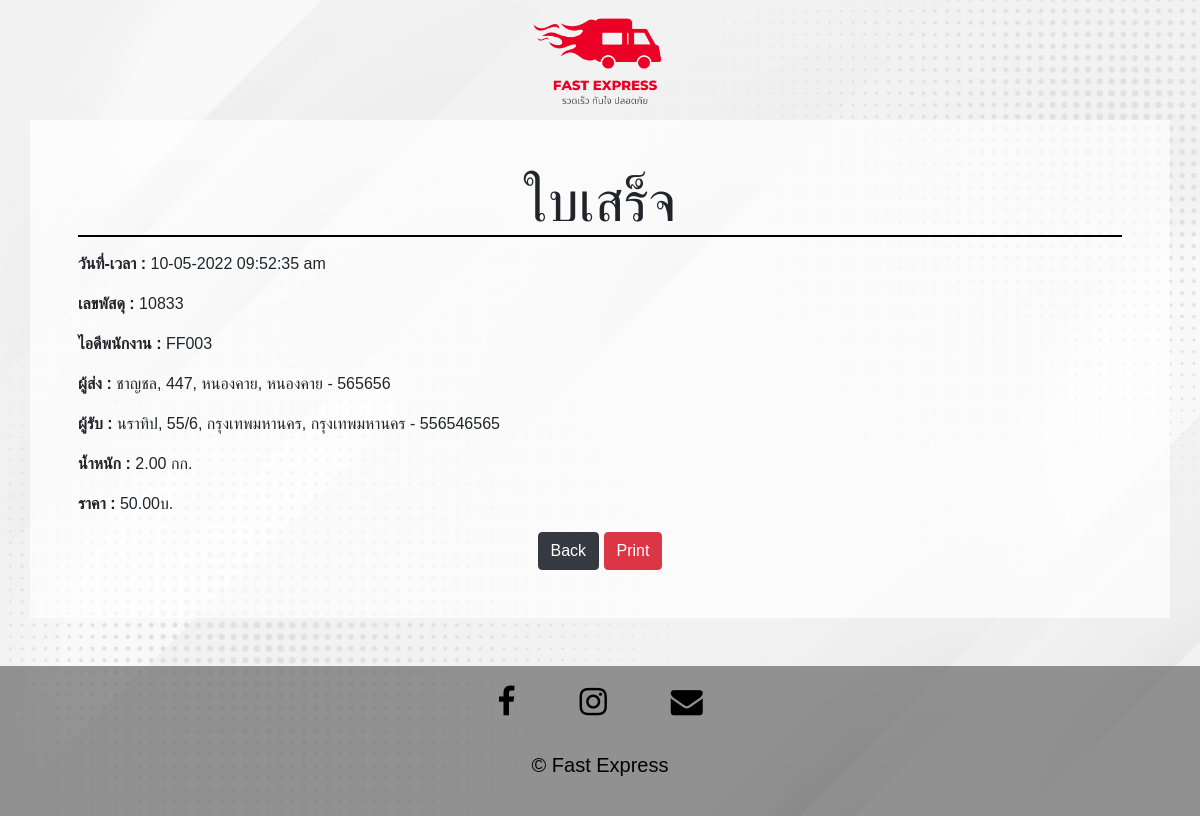
Page /receipt.php on the committed database.
### tables this page shows
CREATE TABLE `parcel` (
  `TrackingID` int(11) NOT NULL,
  `StaffID` varchar(30) NOT NULL,
  `S_Name` varchar(30) NOT NULL,
  `S_Add` varchar(50) NOT NULL,
  `S_City` varchar(20) NOT NULL,
  `S_State` varchar(20) NOT NULL,
  `S_Contact` bigint(20) NOT NULL,
  `R_Name` varchar(30) NOT NULL,
  `R_Add` varchar(50) NOT NULL,
  `R_City` varchar(20) NOT NULL,
  `R_State` varchar(20) NOT NULL,
  `R_Contact` bigint(20) NOT NULL,
  `Weight_Kg` decimal(10,2) NOT NULL,
  `Price` decimal(10,2) NOT NULL,
  `Dispatched_Time` timestamp NOT NULL DEFAULT current_timestamp()
);

### receipt.php (the view, shortened to what this page needs)
<?php
    include("db_connect.php");
    $date = date('d-m-Y');
    $time = date('h:i:s a');
    $sql = "SELECT * FROM parcel ORDER BY TrackingID DESC LIMIT 1";
    $result = mysqli_query($conn, $sql);
    if(mysqli_num_rows($result) > 0){
        $order = mysqli_fetch_assoc($result);
    }else{
        echo 'Data fetch Error : '.mysqli_error($conn);
    }
?>
<!DOCTYPE html>
<html>
    <head>
        <link rel="stylesheet" href="style/bootstrap.css">
        <link rel="stylesheet" href="style/index_styles.css">
        <link rel="stylesheet" href="https://cdnjs.cloudflare.com/ajax/libs/font-awesome/4.7.0/css/font-awesome.min.css">
        <body style="background-image:url(images/bbg2.jpg)">
    </head>
    <body style="font-family: Arial, Helvetica, sans-serif;">
        <div ><img src="Images/fa.png" id="logo" style="height: 100px !important; margin-top: 10px !important;"  ></div>
        <div class="container p-5"  style="background-color: rgba(255, 255, 255, 0.7); margin-top: 10px !important">
            <h2 class="display-4 text-center" style="border-bottom: 2px solid black; margin-bottom:15px !important;">ใบเสร็จ </h2>
            <p><span class="font-weight-bold">วันที่-เวลา : </span><?php echo $date.'  '.$time; ?> </p>
            <p><span class="font-weight-bold">เลขพัสดุ : </span><?php echo $order['TrackingID']; ?> </p>
            <p> <span class="font-weight-bold">ไอดีพนักงาน : </span> <?php echo $order['StaffID']; ?> </p>
            <p><span class="font-weight-bold">ผู้ส่ง : </span> <?php echo $order['S_Name'].', '.$order['S_Add'].', '.$order['S_City'].', '.$order['S_State'].' - '.$order['S_Contact']; ?> </p>
            <p><span class="font-weight-bold">ผู้รับ : </span><?php echo $order['R_Name'].', '.$order['R_Add'].', '.$order['R_City'].', '.$order['R_State'].' - '.$order['R_Contact']; ?></p>
            <p><span class="font-weight-bold">น้ำหนัก : </span><?php echo $order['Weight_Kg'].' กก.'; ?> </p>
            <p><span class="font-weight-bold">ราคา : </span><?php echo $order['Price'] . "บ."; ?> </p>
            <form method="POST" action="" class="text-center">
                <input type="submit" name="back" value="Back" class="btn btn-dark">
                <input type="submit" name="print" value="Print" class="btn btn-danger" onclick="window.print()">
            </form>
        </div>
        <div class="container-fluid text-center mt-5" style="background-color: rgba(105, 105, 105, 0.7); padding: 20px; position: relative;">
            <div class="i-bar" style="display: flex; flex-direction: row; flex-wrap: wrap; justify-content:center; margin-bottom: 2em;">
                <a class="fa fa-facebook " href="#" style="border: none; text-decoration: none;  margin: 0em 1em; color:black; font-size: xx-large;"></a>
                <a class="fa fa-instagram" href="#" style="border: none; text-decoration: none;  margin: 0em 1em; color:black; font-size: xx-large;"></a>
                <a class="fa fa-envelope " href="#" style="border: none; text-decoration: none;  margin: 0em 1em; color:black; font-size: xx-large;"></a>
            </div>
            <p class="credit" style="font-size: 20px; font-stretch: 3px; text-align: center; color: black;">© Fast Express</p>
        </div>
    </body>
    </body>
</html>

### style/index_styles.css (style rules this page uses)
body, html { margin: 0; height: 100%; background-image: url('Images/bbg2.jpg'); background-position: center; background-repeat: no-repeat; background-size: cover; overflow-x: hidden; position: relative; z-index: -99; font-family: Arial, Helvetica, sans-serif !important; }
#logo { height: 100px !important; width: auto; margin: 0 auto; display: block; text-align: center; z-index: 9; }

### rows in the picture
parcel: TrackingID "10833", StaffID "FF003", S_Name "ชาญชล", S_Add "447", S_City "หนองคาย", S_State "หนองคาย", S_Contact "565656", R_Name "นราทิป", R_Add "55/6", R_City "กรุงเทพมหานคร", R_State "กรุงเทพมหานคร", R_Contact "556546565", Weight_Kg "2.00", Price "50.00"
